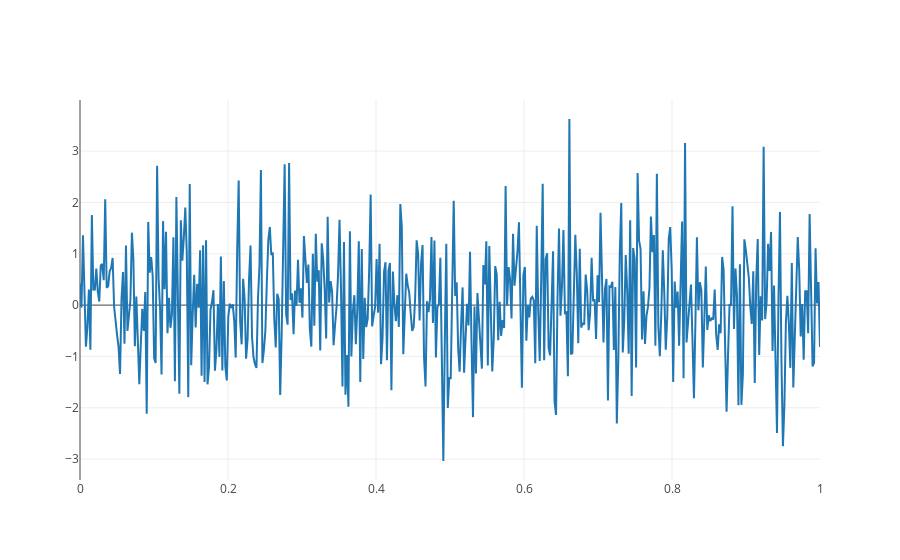

Notebook cell for this chart:
### Markdown cell above
### Simple Line Plot

### Code cell
N = 500

random_x = np.linspace(0, 1, N)
random_y = np.random.randn(N)

trace = go.Scatter(
    x = random_x,
    y = random_y
)

data = [trace]
plotly.offline.iplot(data)

### Figure 1 — Plotly figure (JSON) as saved in the notebook; plotly's stock layout.template omitted (floating-point values rounded to 4 significant figures; data arrays with more than 128 entries replaced by an {"elided": "..."} marker saying what was removed)
{"data": [{"type": "scatter", "x": {"elided": "500 float values"}, "y": {"elided": "500 float values"}}], "layout": {}}
